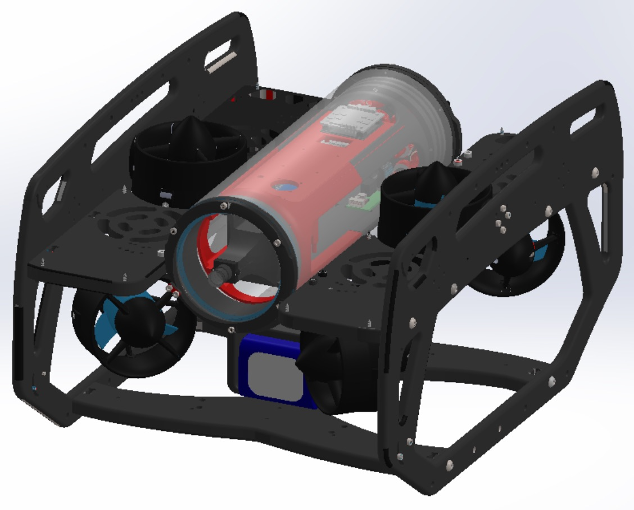
#> input picture Resources/test.png, 634 x 510 px
$ python resizing_and_cropping.py
#> lines starting #> are read from the running program, lines starting #| are printed output that depends on the picture
import cv2
import numpy as np

img = cv2.imread("Resources/test.png")
#> img is the input picture: shape (510, 634, 3); mean B, G, R 138.8, 136.5, 138.2

imgResize = cv2.resize(img, (1000, 500))
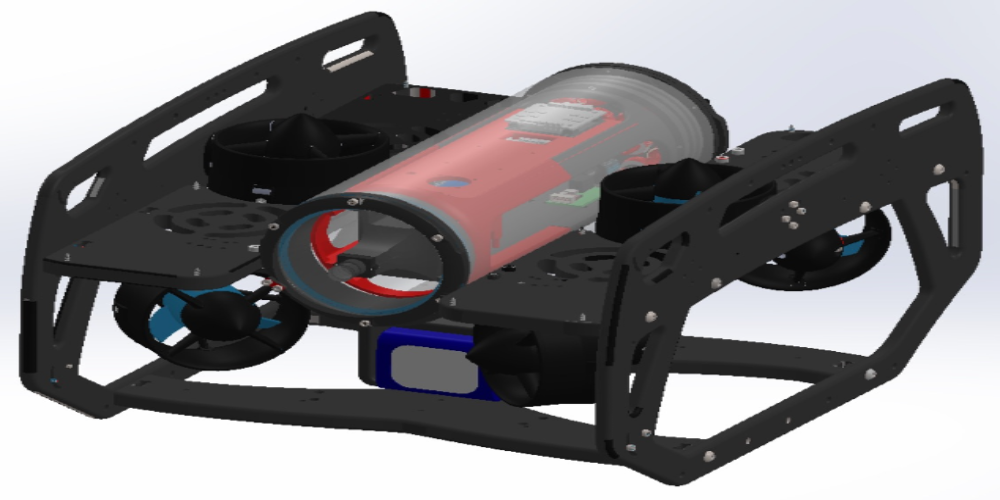
#> imgResize: shape (500, 1000, 3); mean B, G, R 138.7, 136.4, 138.2

print(img.shape)
#| (510, 634, 3)
print(imgResize.shape)
#| (500, 1000, 3)

imgCropped = img[0: 200, 200:500]
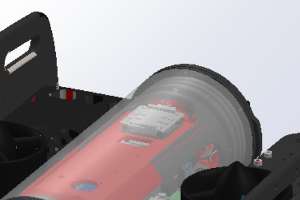
#> imgCropped: shape (200, 300, 3); mean B, G, R 149.7, 147.1, 154.3

cv2.imshow("Image", img)
# cv2.imshow("Image Resize", imgResize)
cv2.imshow("Image Cropped", imgCropped)

cv2.waitKey(0)

$ run again, with Resources/document.png copied over Resources/test.png
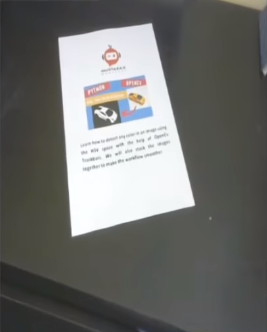
#> input picture Resources/document.png, 267 x 332 px
#> img is the input picture: shape (332, 267, 3); mean B, G, R 109.5, 111.8, 111.4
#> `imgResize = cv2.resize(img, (1000, 500))`:
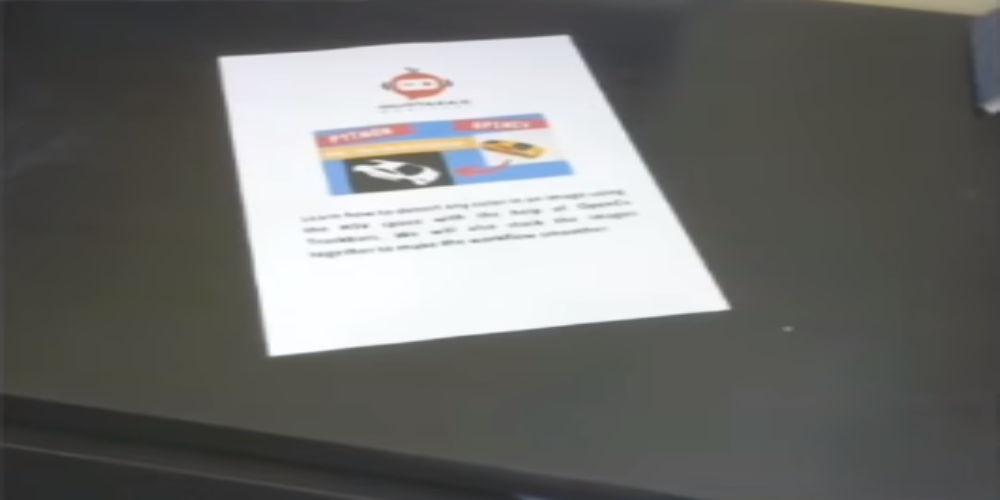
#> imgResize: shape (500, 1000, 3); mean B, G, R 109.4, 111.8, 111.4
#| (332, 267, 3)
#| (500, 1000, 3)
#> `imgCropped = img[0: 200, 200:500]`:
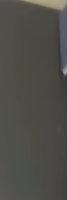
#> imgCropped: shape (200, 67, 3); mean B, G, R 71.8, 77.6, 77.9
